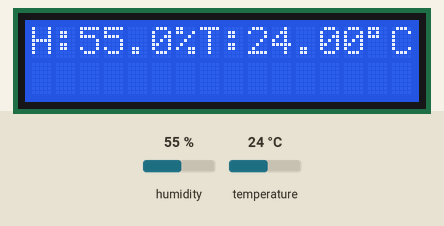
Bench run of a sketch on a simulated Arduino Uno, built with avr-gcc and run on an emulated ATmega328P. On the bench: 16×2 character LCD. The inputs (shaded band) are chosen by the test bench; at power-on: humidity 55 %, temperature 24 °C. What the sketch prints to the serial monitor is not drawn.

Above: at 1.2 s.
1.3 s: humidity set to 22 %
At 3.2 s:
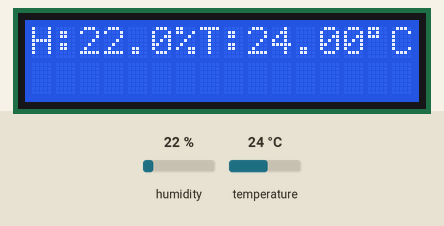
4.2 s: temperature set to 12 °C
At 5.3 s:
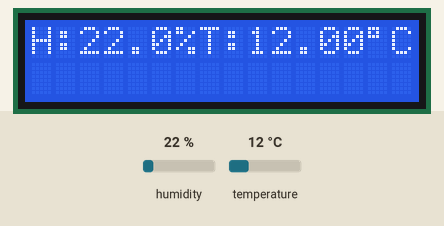
7.1 s: humidity set to 40 %
At 9.7 s:
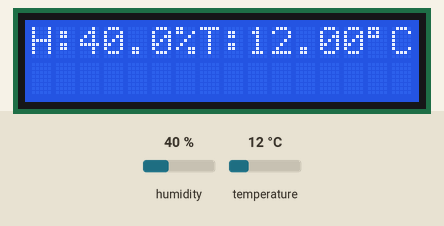
10.6 s: temperature set to 19 °C
At 11.8 s:
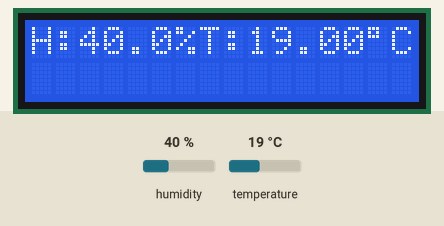
Timing chart, 0 to 13.6 s (numbered marks = the images above; inputs shaded):
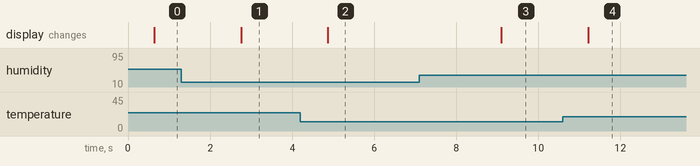

Measured:
- after the input at 1.3 s, the display: changes after 1.5 s (image 1)
- after the input at 4.2 s, the display: changes after 0.67 s (image 2)
- after the input at 7.1 s, the display: changes after 2.0 s (image 3)
- after the input at 10.6 s, the display: changes after 0.62 s (image 4)

The sketch:

LCD4pin.ino
```cpp
#include "DHT.h"
#define DHTPIN 10
#define DHTTYPE DHT11
//#define DHTTYPE DHT22   // DHT 22 如果用的是DHT22，就用這行
//#define DHTTYPE DHT21   // DHT 21
DHT dht(DHTPIN, DHTTYPE);
#include <LiquidCrystal_PCF8574.h>

LiquidCrystal_PCF8574 lcd(0x27);  // 設定i2c位址，一般情況就是0x27和0x3F兩種

void setup()
{
  Serial.begin(9600);
  Serial.println("DHTxx test!");
  dht.begin();  //初始化DHT

  lcd.begin(16, 2); // 初始化LCD

  lcd.setBacklight(255);
  lcd.clear();
  lcd.setCursor(0, 0);
  lcd.print("*~ first line.");
  lcd.setCursor(0, 1);
  lcd.print("~* second line.");

}

void loop()
{

  delay(500);
  float h = dht.readHumidity();   //取得濕度
  float t = dht.readTemperature();  //取得溫度C

  //顯示在監控視窗裡
  Serial.print("Humidity: ");
  Serial.print(h);
  Serial.print(" %\t");
  Serial.print("Temperature: ");
  Serial.print(t);
  Serial.println(" *C ");

  lcd.clear();
//  lcd.scrollDisplayLeft();
  lcd.setCursor(0, 0);
  lcd.print("H:");
  lcd.setCursor(2, 0);
  lcd.print(h);
  lcd.setCursor(6, 0);
  lcd.print("%T:");
  lcd.print(t);
  lcd.print((char)223);
  lcd.print("C");

} // loop()
```
